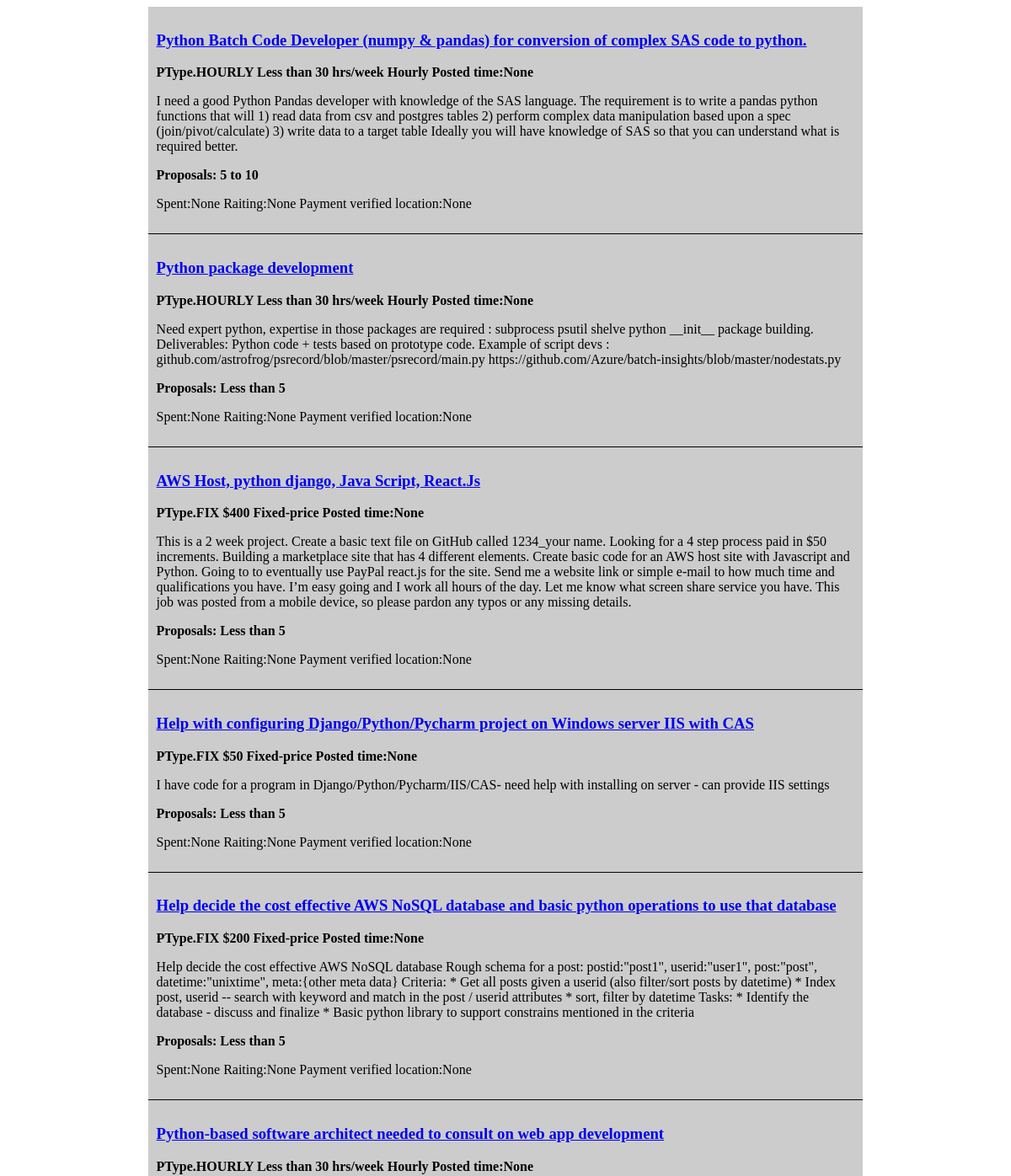
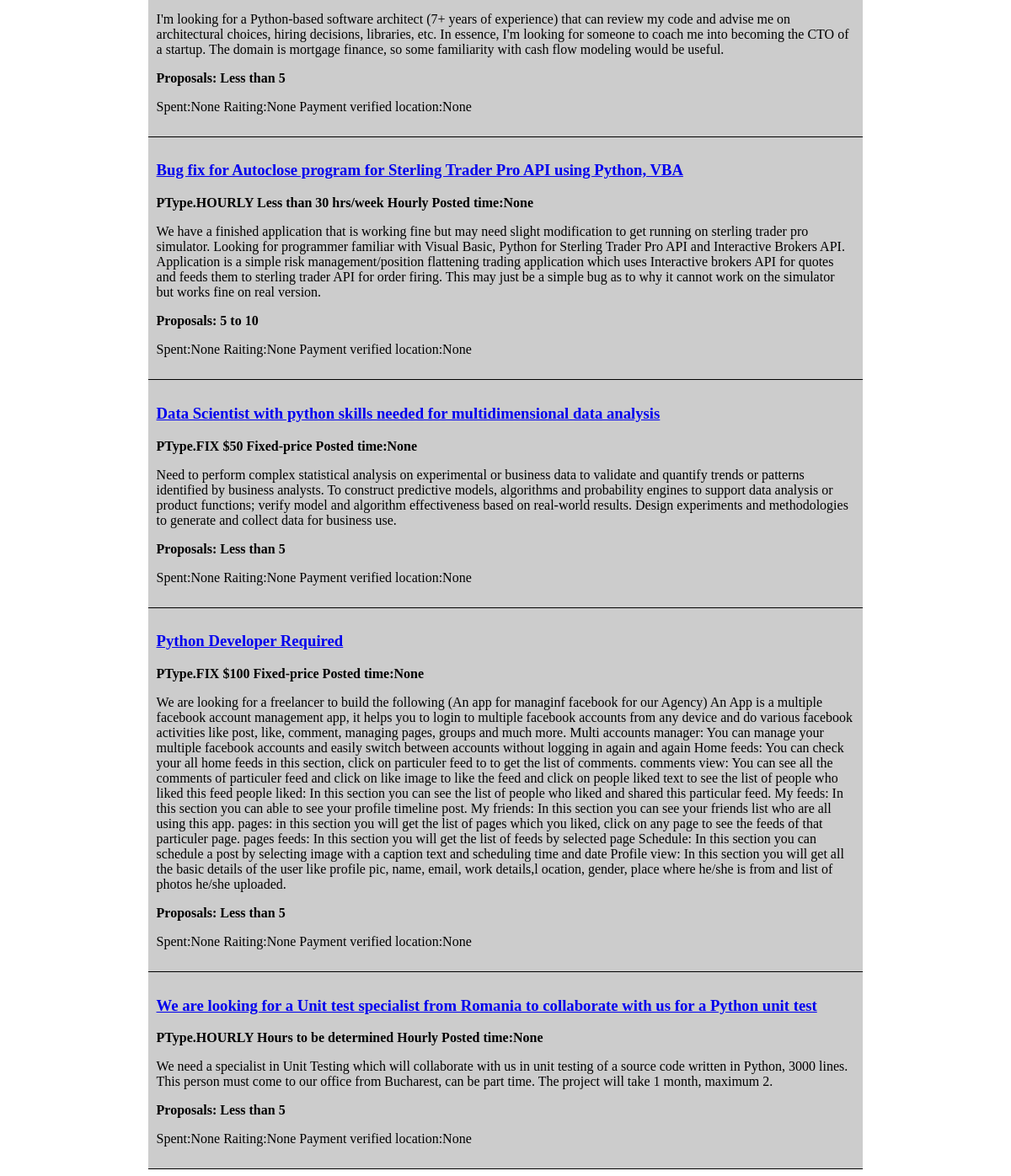
The page / on the database its author committed (2 pictures, top to bottom).
### model.py (models this page shows, shortened)
class Post(Base):
    __tablename__ = 'post'
    id = Column(Integer, primary_key=True)
    title = Column("Title job post", String, nullable=False)
    url = Column('URL', String, unique=True, nullable=False)
    ptype = Column('Type', Enum(PType))
    tier = Column(String)
    duration = Column(String)
    posted_time = Column("Created post", String)
    tags = Column(String)
    description = Column("Description post", String)
    proposal = Column(String)
    payment = Column('Payment verified', Boolean)
    spent = Column(String)
    location = Column("Location client", String)
    feedback = Column("Feedback", String)
    word_id = Column(Integer, ForeignKey('word.id'))
    def to_json(self):
        return dict((name, str(value)) for name, value in self.__dict__.items() if not name.startswith('_'))

### manager.py (the view)
@app.route('/')
def index():
    posts = db.getAllPosts()
    return render_template('index.html', posts = posts)

### db.py (called while the page is built)
def createSession():
    Session = sessionmaker()
    return Session(bind=engine)

def getAllPosts():
    session = createSession()
    posts = session.query(Post).all()
    session.close()
    return [post.to_json() for post in posts]

### templates/index.html (shortened to what this page needs)
<html>
  <!DOCTYPE HTML>
  <link rel="stylesheet" type="text/css" href="{{ url_for('static', filename='css/style.css') }}">
  <body>
  {% for post in posts %}
    <div class="post">
      <a href={{ post.url }}><h3 class="title">{{ post.title }}</h3></a>
      <p class="property">{{ post.ptype }} {{ post.duration }} Posted time:{{ post.posted_time }}</p>
      <div class="description">{{ post.description }}</div>
      <p class="proposal">{{ post.proposal }}</p>
      <p>Spent:{{ post.spent }}    Raiting:{{ post.feedback }}
        {% if "post.payment" %} Payment verified{% endif %} <span>location:{{ post.location }}<span></p>
      </div>
    {% endfor %}
</body>
</html>

### static/css/style.css (style rules this page uses)
.post { max-width: 70%; min-width: 70%; margin: auto; background-color: #CCC; padding: 10px; border-bottom: 1px solid black; }
.property { font-weight: 700; }
.proposal { font-weight: 700; }

### rows shown on the page
Post: title "Python Batch Code Developer (numpy & pandas) for conversion of complex SAS code to python.", ptype "PType.HOURLY", duration "Less than 30 hrs/week Hourly", posted_time "None", description "I need a good Python Pandas developer with knowledge of the SAS language. The requirement is to write a pandas python functions that will 1) read data from csv and postgres tables 2) perform complex data manipulation based upon a spec (join/pivot/calculate) 3) write data to a target table Ideally you will have knowledge of SAS so that you can understand what is required better.", proposal "Proposals: 5 to 10", spent "None", feedback "None", location "None"
Post: title "Python package development", ptype "PType.HOURLY", duration "Less than 30 hrs/week Hourly", posted_time "None", description "Need expert python, expertise in those packages are required : subprocess psutil shelve python __init__ package building. Deliverables: Python code + tests based on prototype code. Example of script devs : github.com/astrofrog/psrecord/blob/master/psrecord/main.py https://github.com/Azure/batch-insights/blob/master/nodestats.py", proposal "Proposals: Less than 5", spent "None", feedback "None", location "None"
Post: title "AWS Host, python django, Java Script, React.Js", ptype "PType.FIX", duration "$400 Fixed-price", posted_time "None", description "This is a 2 week project. Create a basic text file on GitHub called 1234_your name. Looking for a 4 step process paid in $50 increments. Building a marketplace site that has 4 different elements. Create basic code for an AWS host site with Javascript and Python. Going to to eventually use PayPal react.js for the site. Send me a website link or simple e-mail to how much time and qualifications you have. I’m easy going and I work all hours of the day. Let me know what screen share service you have. This job was posted from a mobile device, so please pardon any typos or any missing details.", proposal "Proposals: Less than 5", spent "None", feedback "None", location "None"
Post: title "Help with configuring Django/Python/Pycharm project on Windows server IIS with CAS", ptype "PType.FIX", duration "$50 Fixed-price", posted_time "None", description "I have code for a program in Django/Python/Pycharm/IIS/CAS- need help with installing on server - can provide IIS settings", proposal "Proposals: Less than 5", spent "None", feedback "None", location "None"
Post: title "Help decide the cost effective AWS NoSQL database and basic python operations to use that database", ptype "PType.FIX", duration "$200 Fixed-price", posted_time "None", description "Help decide the cost effective AWS NoSQL database Rough schema for a post: postid:\"post1\", userid:\"user1\", post:\"post\", datetime:\"unixtime\", meta:{other meta data} Criteria: * Get all posts given a userid (also filter/sort posts by datetime) * Index post, userid -- search with keyword and match in the post / userid attributes * sort, filter by datetime Tasks: * Identify the database - discuss and finalize * Basic python library to support constrains mentioned in the criteria", proposal "Proposals: Less than 5", spent "None", feedback "None", location "None"
Post: title "Python-based software architect needed to consult on web app development", ptype "PType.HOURLY", duration "Less than 30 hrs/week Hourly", posted_time "None", description "I'm looking for a Python-based software architect (7+ years of experience) that can review my code and advise me on architectural choices, hiring decisions, libraries, etc. In essence, I'm looking for someone to coach me into becoming the CTO of a startup. The domain is mortgage finance, so some familiarity with cash flow modeling would be useful.", proposal "Proposals: Less than 5", spent "None", feedback "None", location "None"
Post: title "Bug fix for Autoclose program for Sterling Trader Pro API using Python, VBA", ptype "PType.HOURLY", duration "Less than 30 hrs/week Hourly", posted_time "None", description "We have a finished application that is working fine but may need slight modification to get running on sterling trader pro simulator. Looking for programmer familiar with Visual Basic, Python for Sterling Trader Pro API and Interactive Brokers API. Application is a simple risk management/position flattening trading application which uses Interactive brokers API for quotes and feeds them to sterling trader API for order firing. This may just be a simple bug as to why it cannot work on the simulator but works fine on real version.", proposal "Proposals: 5 to 10", spent "None", feedback "None", location "None"
Post: title "Data Scientist with python skills needed for multidimensional data analysis", ptype "PType.FIX", duration "$50 Fixed-price", posted_time "None", description "Need to perform complex statistical analysis on experimental or business data to validate and quantify trends or patterns identified by business analysts. To construct predictive models, algorithms and probability engines to support data analysis or product functions; verify model and algorithm effectiveness based on real-world results. Design experiments and methodologies to generate and collect data for business use.", proposal "Proposals: Less than 5", spent "None", feedback "None", location "None"
Post: title "Python Developer Required", ptype "PType.FIX", duration "$100 Fixed-price", posted_time "None", description "We are looking for a freelancer to build the following (An app for managinf facebook for our Agency) An App is a multiple facebook account management app, it helps you to login to multiple facebook accounts from any device and do various facebook activities like post, like, comment, managing pages, groups and much more. Multi accounts manager: You can manage your multiple facebook accounts and easily switch between accounts without logging in again and again Home feeds: You can check your all home feeds in this section, click on particuler feed to to get the list of comments. comments view: You can see all the comments of particuler feed and click on like image to like the feed and click on…", proposal "Proposals: Less than 5", spent "None", feedback "None", location "None"
Post: title "We are looking for a Unit test specialist from Romania to collaborate with us for a Python unit test", ptype "PType.HOURLY", duration "Hours to be determined Hourly", posted_time "None", description "We need a specialist in Unit Testing which will collaborate with us in unit testing of a source code written in Python, 3000 lines. This person must come to our office from Bucharest, can be part time. The project will take 1 month, maximum 2.", proposal "Proposals: Less than 5", spent "None", feedback "None", location "None"
